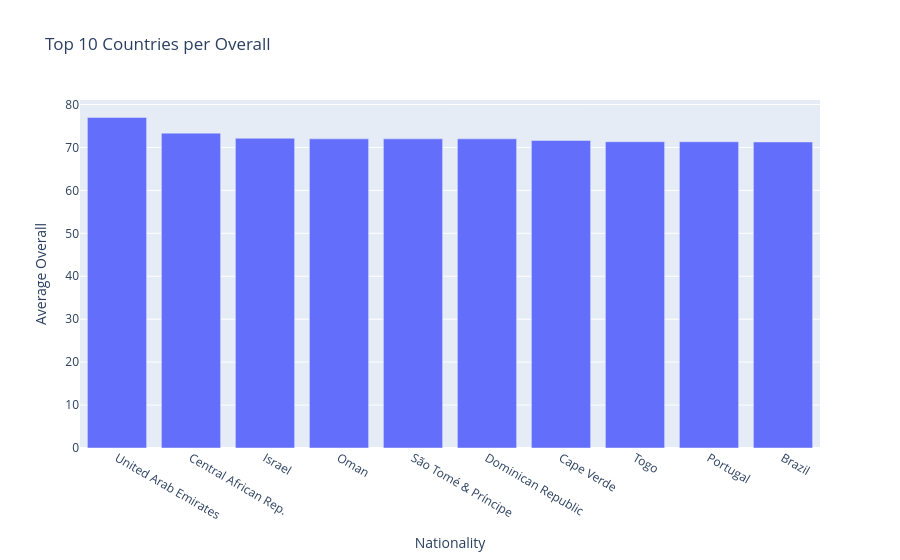

The notebook cell saved with this chart:
### Code cell
px.bar(top_10_overall, x = 'nationality', y= 'overall', title= 'Top 10 Countries per Overall',
                                                        labels= {'nationality' : 'Nationality', 'overall' : 'Average Overall'})

### Figure 1 — Plotly figure (JSON) as saved in the notebook; plotly's stock layout.template omitted (floating-point values rounded to 4 significant figures)
{"data": [{"hovertemplate": "Nationality=%{x}<br>Average Overall=%{y}<extra></extra>", "legendgroup": "", "marker": {"color": "#636efa", "pattern": {"shape": ""}}, "name": "", "orientation": "v", "showlegend": false, "textposition": "auto", "type": "bar", "x": ["United Arab Emirates", "Central African Rep.", "Israel", "Oman", "São Tomé & Príncipe", "Dominican Republic", "Cape Verde", "Togo", "Portugal", "Brazil"], "xaxis": "x", "y": [77.0, 73.33, 72.14, 72.0, 72.0, 72.0, 71.63, 71.33, 71.33, 71.27], "yaxis": "y"}], "layout": {"barmode": "relative", "legend": {"tracegroupgap": 0}, "title": {"text": "Top 10 Countries per Overall"}, "xaxis": {"anchor": "y", "domain": [0, 1], "title": {"text": "Nationality"}}, "yaxis": {"anchor": "x", "domain": [0, 1], "title": {"text": "Average Overall"}}}}
